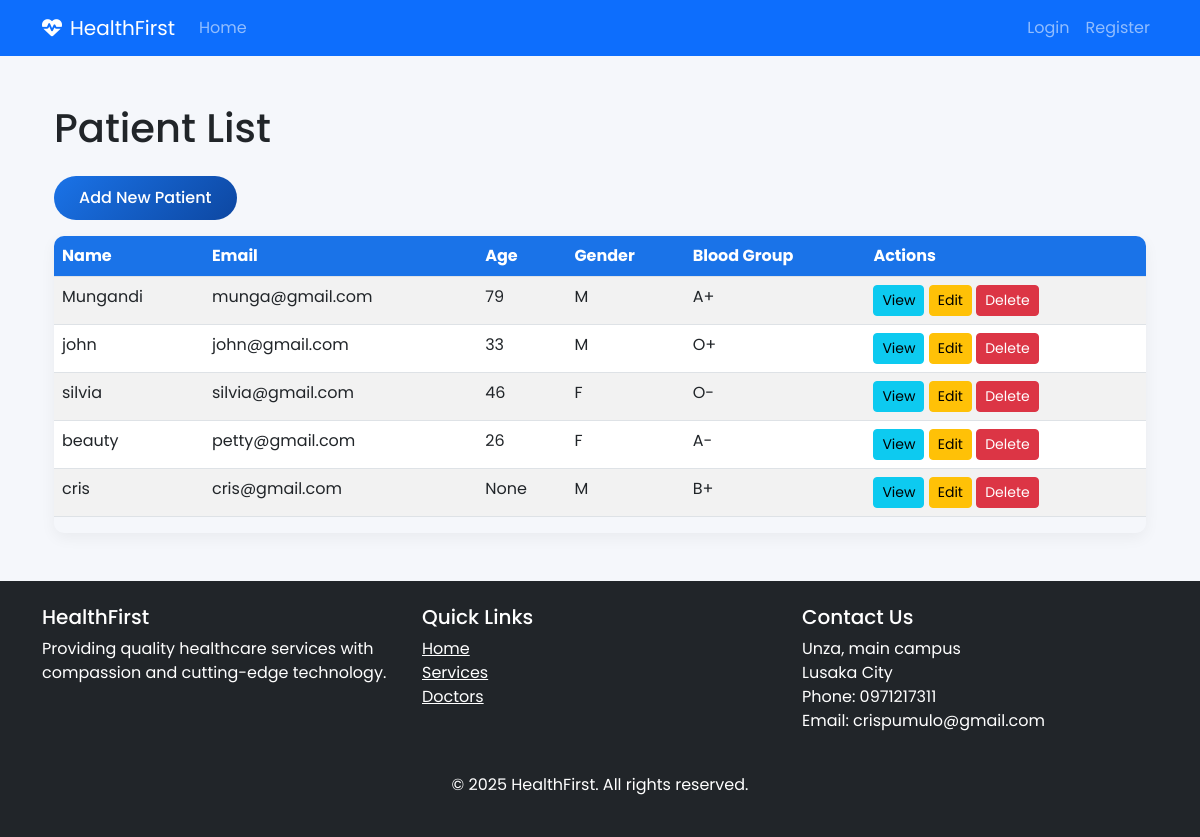
/patients/list, run on the app's committed database.
### patients/models.py (models this page shows, shortened)
class Patient(models.Model):
    GENDER_CHOICES = (
        ('M', 'Male'),
        ('F', 'Female'),
        ('O', 'Other'),
    )
    BLOOD_GROUP_CHOICES = (
        ('A+', 'A+'),
        ('A-', 'A-'),
        ('B+', 'B+'),
        ('B-', 'B-'),
        ('AB+', 'AB+'),
        ('AB-', 'AB-'),
        ('O+', 'O+'),
        ('O-', 'O-'),
    )
    user = models.OneToOneField(User, on_delete=models.CASCADE, related_name='patient_profile')
    date_of_birth = models.DateField(null=True, blank=True)
    gender = models.CharField(max_length=1, choices=GENDER_CHOICES, null=True, blank=True)
    blood_group = models.CharField(max_length=5, choices=BLOOD_GROUP_CHOICES, blank=True, null=True)
    height = models.CharField(max_length=10, blank=True, null=True)
    weight = models.DecimalField(max_digits=5, decimal_places=2, blank=True, null=True)
    allergies = models.TextField(blank=True, null=True)
    medical_history = models.TextField(blank=True, null=True)
    emergency_contact = models.CharField(max_length=100, blank=True, null=True)
    emergency_phone = models.CharField(max_length=20, blank=True, null=True)
    insurance_provider = models.CharField(max_length=100, blank=True, null=True)
    insurance_number = models.CharField(max_length=50, blank=True, null=True)
    created_at = models.DateTimeField(default=timezone.now)
    @property
    def age(self):
        if self.date_of_birth:
            import datetime
            return int((datetime.date.today() - self.date_of_birth).days / 365.25)
        return None

### accounts/models.py (models this page shows, shortened)
class User(AbstractUser):
    USER_TYPE_CHOICES = (
        ('admin', 'Administrator'),
        ('doctor', 'Doctor'),
        ('staff', 'Staff'),
        ('patient', 'Patient'),
    )
    user_type = models.CharField(max_length=10, choices=USER_TYPE_CHOICES, default='staff')
    profile_picture = models.ImageField(upload_to='profile_pics/', blank=True, null=True)
    phone = models.CharField(max_length=20, blank=True, null=True)
    address = models.TextField(blank=True, null=True)

### patients/views.py (the view)
# urls.py: path('list', views.patient_list, name='patient_list'),
def patient_list(request):
    patients = Patient.objects.all()
    if hasattr(request.user, 'doctcor_profile'):
        doctors_patients = Appointment.objects.filter(doctor=request.user.doctor_profile).order_by('date', 'start_time')
    return render(request, 'patients/list.html', {'patients': patients})

### doctors/context_processors.py (called while the page is built)
def user_type(request):
    return {
        'is_patient': hasattr(request.user, 'patient_profile'),
        'is_doctor': hasattr(request.user, 'doctor_profile'),
    }

### patients/templates/patients/list.html
{% extends 'accounts/base.html' %}
{% block content %}
<div class="container">
    <h1 class="my-4">Patient List</h1>
    <a href="{% url 'patients:patient_create' %}" class="btn btn-primary mb-3">Add New Patient</a>
    <div class="table-responsive">
        <table class="table table-striped table-hover">
            <thead class="thead-dark">
                <tr>
                    <th>Name</th>
                    <th>Email</th>
                    <th>Age</th>
                    <th>Gender</th>
                    <th>Blood Group</th>
                    <th>Actions</th>
                </tr>
            </thead>
            <tbody>
                {% for patient in patients %}
                <tr>
                    <td>{{ patient.user.username }}</td>
                    <td>{{ patient.user.email }}</td>
                    <td>{{ patient.age }}</td>
                    <td>{{ patient.gender }}</td>
                    <td>{{ patient.blood_group|default:"-" }}</td>
                    <td>
                        <a href="{% url 'patients:patient_detail' patient.user_id %}" class="btn btn-sm btn-info">View</a>
                        <a href="{% url 'patients:patient_update' patient.user_id %}" class="btn btn-sm btn-warning">Edit</a>
                        <a href="{% url 'patients:delete_patient' patient.user_id %}" class="btn btn-sm btn-danger">Delete</a>
                    </td>
                </tr>
                {% empty %}
                <tr>
                    <td colspan="6" class="text-center">No patients found.</td>
                </tr>
                {% endfor %}
            </tbody>
        </table>
    </div>
</div>
{% endblock %}

### accounts/static/css/style.css (style rules this page uses)
:root { --primary: #1a73e8; --primary-dark: #0d47a1; --secondary: #00c853; --light: #f8f9fa; --dark: #212529; --gray: #6c757d; --light-gray: #e9ecef; --danger: #ff5252; --warning: #ffc107; }
body { font-family: 'Poppins', sans-serif; background-color: #f5f7fb; color: var(--dark); }
.table-responsive { border-radius: 10px; overflow: hidden; box-shadow: 0 5px 15px rgba(0,0,0,0.05); }
.table th { background-color: var(--primary); color: white; }
.btn-primary { background: linear-gradient(135deg, var(--primary), var(--primary-dark)); border: none; padding: 10px 25px; border-radius: 30px; font-weight: 500; transition: all 0.3s ease; }

### data on the page
Patient: user.username "Mungandi", user.email "munga@gmail.com", age "79", gender "M", blood_group "A+"
Patient: user.username "john", user.email "john@gmail.com", age "33", gender "M", blood_group "O+"
Patient: user.username "silvia", user.email "silvia@gmail.com", age "46", gender "F", blood_group "O-"
Patient: user.username "beauty", user.email "petty@gmail.com", age "26", gender "F", blood_group "A-"
Patient: user.username "cris", user.email "cris@gmail.com", age "None", gender "M", blood_group "B+"
